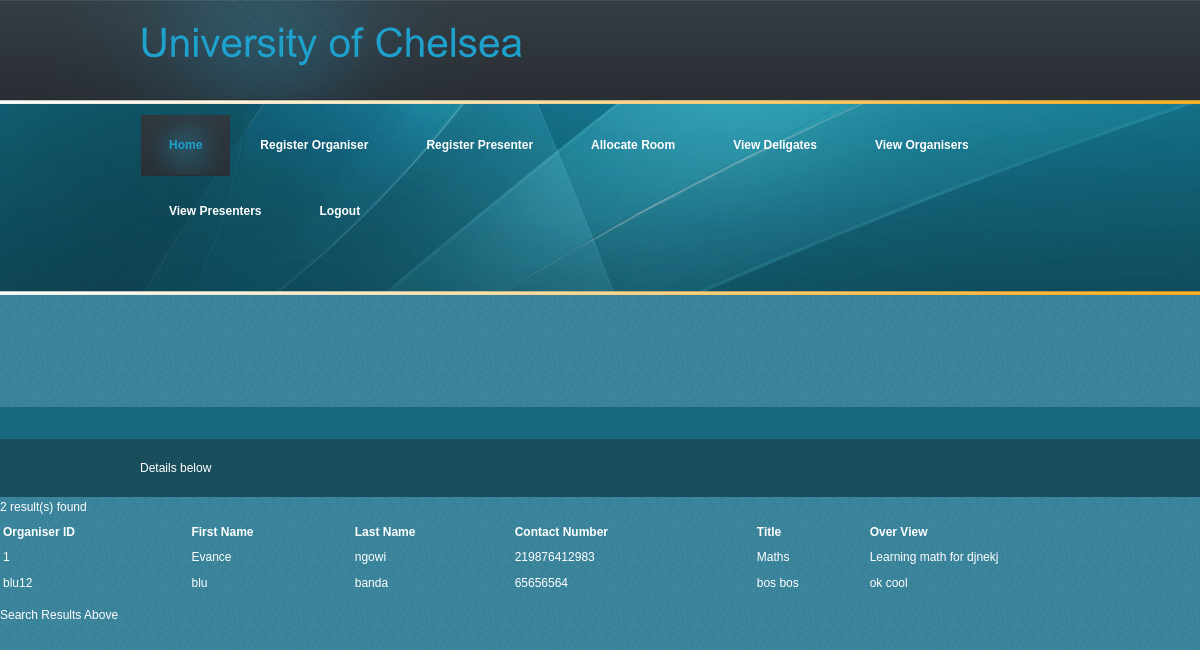
The app's page /viewOrganisers.php with its own data.
### tables this page shows
CREATE TABLE IF NOT EXISTS `lectures` (
  `lectureID` varchar(20) NOT NULL DEFAULT '',
  `organiserID` varchar(20) DEFAULT NULL,
  `presenterID` varchar(20) DEFAULT NULL,
  `title` varchar(50) DEFAULT NULL,
  `dates` varchar(20) DEFAULT NULL,
  `room` varchar(20) DEFAULT NULL,
  `overView` varchar(1000) DEFAULT NULL,
  PRIMARY KEY (`lectureID`),
  KEY `organiserID` (`organiserID`),
  KEY `presenterID` (`presenterID`)
);

CREATE TABLE IF NOT EXISTS `organiser` (
  `organiserID` varchar(20) NOT NULL DEFAULT '',
  `firstName` varchar(20) DEFAULT NULL,
  `lastName` varchar(20) DEFAULT NULL,
  `contact` varchar(20) DEFAULT NULL,
  `password` varchar(20) DEFAULT NULL,
  PRIMARY KEY (`organiserID`)
);

### viewOrganisers.php (the view, shortened to what this page needs)
<?php
include_once 'adminHome.php';
$host = "localhost";
    $user = "root";
    $pass = "";
    $connection  = mysql_connect($host, $user, $pass)
      or die ("Couldn't connect to database");
	$query="select o.organiserID, firstName, lastName, contact, title, overView from organiser as o, lectures as l where o.organiserID=l.organiserID";
    $ret = mysql_query ($query, $connection);
	$num=mysql_num_rows($ret);
	echo $num." "."result(s) found";
	echo "<table width = \"100%\">";
    echo "<tr>";
    	echo "<th align = \"left\">Organiser ID</th>";
		    	echo "<th align = \"left\">First Name</th>";
	echo "<th align = \"left\">Last Name</th>";
		echo "<th align = \"left\">Contact Number</th>";
	echo "<th align = \"left\">Title</th>";
		echo "<th align = \"left\">Over View</th>";
    echo "</tr>";
    for ($i = 0; $i < $num; $i++) {
      $row = mysql_fetch_assoc($ret);
      echo "<tr>";
        echo "<td>" . $row["organiserID"]. "</td>";
		   echo "<td>" . $row["firstName"]. "</td>";
    echo "<td>" . $row["lastName"]. "</td>";
	    echo "<td>" . $row["contact"]. "</td>";
		  echo "<td>" . $row["title"]. "</td>";
	    echo "<td>" . $row["overView"]. "</td>";
      echo "</tr>";
    }
  echo "</table>";
if ($ret)
	{
      echo "<p>Search Results Above</p>";
    }
	  else
	  {
	  echo " No results for search";
	  }
?>

### adminHome.php (shortened to what this page needs)
<!DOCTYPE html PUBLIC "-//W3C//DTD XHTML 1.0 Transitional//EN" "http://www.w3.org/TR/xhtml1/DTD/xhtml1-transitional.dtd">
<html xmlns="http://www.w3.org/1999/xhtml">
<head>
<link href="style.css" rel="stylesheet" type="text/css" />
</head>
<body>
<div class="main">
  <div class="header">
    <div class="header_resize">
      <div class="logo">
        <h1>University of Chelsea </h1>
      </div>
      <div class="menu_nav">
        <ul>
          <li class="active"><a href="adminHome.php">Home</a></li>
          <li><a href="registerOrganiser.html">Register Organiser</a></li>
          <li><a href="registerPresenter.php">Register Presenter</a></li>
		  <li><a href="updateLectureDetails.php">Allocate Room</a></li>
		    <li><a href="viewDeligates.php">View Deligates</a></li>
			 <li><a href="viewOrganisers.php">View Organisers</a></li>
			  <li><a href="viewPresenters.php">View Presenters</a></li>
           <li><a href="index.html">Logout</a></li>
        </ul>
      </div>
    </div>
  </div>
  <div class="content">
    <div class="content_resize">
      <div class="mainbar">
        <div class="article">
        </div>
      </div>
      <div class="sidebar">
        <div class="gadget">
        </div>
        <div class="gadget">
        </div>
      </div>
    </div>
  </div>
  <div class="fbg"></div>
  <div class="footer">
    <div class="footer_resize">
      <p class="lf">Details below</p>
    </div>
  </div>
</div>
</body>
</html>

### style.css (style rules this page uses)
body { margin:0; padding:0; width:100%; color:#fff; font:normal 12px/1.8em Arial, Helvetica, sans-serif; }
html, .main { padding:0; margin:0; background:#3e879f url(images/bg.gif) repeat; }
h1 { margin:0; padding:12px 0; color:#1ea1cc; font:normal 40px/1.2em Arial, Helvetica, sans-serif; }
p { margin:8px 0; padding:0 0 8px 0; font:normal 12px/1.8em Arial, Helvetica, sans-serif; }
a { color:#fff; text-decoration:underline; padding:2px 4px; }
.header, .hbg, .content, .menu_nav, .fbg, .footer, form, ol, ol li, ul, .content .mainbar, .content .sidebar { margin:0; padding:0; }
.header_resize, .content_resize, .fbg_resize, .footer_resize { width: 920px; margin-top: 0; margin-right: auto; margin-bottom: 0; margin-left: auto; padding-top: 0; padding-right: 40px; padding-bottom: 0; padding-left: 40px; }
.fbg, .footer { padding:16px 0; }
.header { background:url(images/header_bg.jpg) repeat-x top; }
.header_resize { height:295px; }
.header .logo { float:left; padding-top:12px; }
.menu_nav { height:52px; float:right; width:auto; padding-top:37px; }
.menu_nav ul { width:auto; list-style:none; }
.menu_nav ul li { margin:0 1px; float:left; }
.menu_nav ul li a { display:block; margin:0; padding:22px 28px; color:#fff; text-decoration:none; font-weight:bold; }
.menu_nav ul li a:hover, .menu_nav ul li.active a { background:url(images/menu_a.jpg) no-repeat center center; color:#1ea1cc; }
.content { padding-bottom:16px; }
.content_resize { padding:32px 40px; }
.content .mainbar { float: left; width: 650px; }
.content .mainbar .article, .content .sidebar .gadget { margin:0; padding:0 0 16px 0; }
.content .sidebar { float:right; width:236px; }
.fbg { background-color:#18687d; color:#fff; }
.footer { background-color:#194e5c; }
.footer p.lf { margin:0; padding:4px 0; float:left; width:auto; line-height:1.5em; }

### records on screen
lectures: organiserID.organiserID "1", organiserID.firstName "Evance", organiserID.lastName "ngowi", organiserID.contact "219876412983", title "Maths", overView "Learning math for djnekj"
lectures: organiserID.organiserID "blu12", organiserID.firstName "blu", organiserID.lastName "banda", organiserID.contact "65656564", title "bos bos", overView "ok cool"
